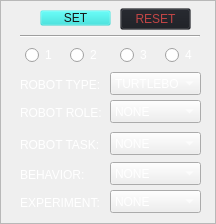
   <widget class="QFrame" name="robotSelectionBase">
    <property name="geometry">
     <rect>
      <x>1063</x>
      <y>235</y>
      <width>216</width>
      <height>224</height>
     </rect>
    </property>
    <property name="frameShape">
     <enum>QFrame::StyledPanel</enum>
    </property>
    <property name="frameShadow">
     <enum>QFrame::Raised</enum>
    </property>
    <widget class="QLabel" name="robot_Selection_TypeLabel">
     <property name="geometry">
      <rect>
       <x>20</x>
       <y>74</y>
       <width>91</width>
       <height>21</height>
      </rect>
     </property>
     <property name="styleSheet">
      <string notr="true">color: white;</string>
     </property>
     <property name="text">
      <string>ROBOT TYPE:</string>
     </property>
    </widget>
    <widget class="QComboBox" name="robot_Selection_Type">
     <property name="geometry">
      <rect>
       <x>110</x>
       <y>72</y>
       <width>91</width>
       <height>23</height>
      </rect>
     </property>
     <property name="styleSheet">
      <string notr="true">color: white;
font: 8pt &quot;Sans Serif&quot;;</string>
     </property>
     <item>
      <property name="text">
       <string>TURTLEBOT</string>
      </property>
     </item>
     <item>
      <property name="text">
       <string>AERIAL</string>
      </property>
     </item>
    </widget>
    <widget class="QComboBox" name="robot_Selection_Role">
     <property name="geometry">
      <rect>
       <x>110</x>
       <y>100</y>
       <width>91</width>
       <height>23</height>
      </rect>
     </property>
     <property name="styleSheet">
      <string notr="true">color: white;
font: 8pt &quot;Sans Serif&quot;;</string>
     </property>
     <item>
      <property name="text">
       <string>NONE</string>
      </property>
     </item>
     <item>
      <property name="text">
       <string>ROLE 1</string>
      </property>
     </item>
     <item>
      <property name="text">
       <string>ROLE 2</string>
      </property>
     </item>
    </widget>
    <widget class="QLabel" name="robot_Selection_RoleLabel">
     <property name="geometry">
      <rect>
       <x>20</x>
       <y>102</y>
       <width>91</width>
       <height>21</height>
      </rect>
     </property>
     <property name="styleSheet">
      <string notr="true">color: white;</string>
     </property>
     <property name="text">
      <string>ROBOT ROLE:</string>
     </property>
    </widget>
    <widget class="QLabel" name="robot_Selection_TaskLabel">
     <property name="geometry">
      <rect>
       <x>20</x>
       <y>134</y>
       <width>91</width>
       <height>21</height>
      </rect>
     </property>
     <property name="styleSheet">
      <string notr="true">color: white;</string>
     </property>
     <property name="text">
      <string>ROBOT TASK:</string>
     </property>
    </widget>
    <widget class="QComboBox" name="robot_Selection_Task">
     <property name="geometry">
      <rect>
       <x>110</x>
       <y>132</y>
       <width>91</width>
       <height>23</height>
      </rect>
     </property>
     <property name="styleSheet">
      <string notr="true">color: white;
font: 8pt &quot;Sans Serif&quot;;</string>
     </property>
     <item>
      <property name="text">
       <string>NONE</string>
      </property>
     </item>
     <item>
      <property name="text">
       <string>TASK 1</string>
      </property>
     </item>
     <item>
      <property name="text">
       <string>TASK 2</string>
      </property>
     </item>
    </widget>
    <widget class="QLabel" name="robot_Selection_BehaviorLabel">
     <property name="geometry">
      <rect>
       <x>20</x>
       <y>164</y>
       <width>91</width>
       <height>21</height>
      </rect>
     </property>
     <property name="styleSheet">
      <string notr="true">color: white;</string>
     </property>
     <property name="text">
      <string>BEHAVIOR:</string>
     </property>
    </widget>
    <widget class="QComboBox" name="robot_Selection_Behavior">
     <property name="geometry">
      <rect>
       <x>110</x>
       <y>162</y>
       <width>91</width>
       <height>23</height>
      </rect>
     </property>
     <property name="styleSheet">
      <string notr="true">color: white;
font: 8pt &quot;Sans Serif&quot;;</string>
     </property>
     <item>
      <property name="text">
       <string>NONE</string>
      </property>
     </item>
     <item>
      <property name="text">
       <string>TASK 1</string>
      </property>
     </item>
     <item>
      <property name="text">
       <string>TASK 2</string>
      </property>
     </item>
    </widget>
    <widget class="QComboBox" name="robot_Selection_Experiment">
     <property name="geometry">
      <rect>
       <x>110</x>
       <y>190</y>
       <width>91</width>
       <height>23</height>
      </rect>
     </property>
     <property name="styleSheet">
      <string notr="true">color: white;
font: 8pt &quot;Sans Serif&quot;;</string>
     </property>
     <item>
      <property name="text">
       <string>NONE</string>
      </property>
     </item>
     <item>
      <property name="text">
       <string>TASK 1</string>
      </property>
     </item>
     <item>
      <property name="text">
       <string>TASK 2</string>
      </property>
     </item>
    </widget>
    <widget class="QLabel" name="robot_Selection_ExpLabel">
     <property name="geometry">
      <rect>
       <x>20</x>
       <y>192</y>
       <width>91</width>
       <height>21</height>
      </rect>
     </property>
     <property name="styleSheet">
      <string notr="true">color: white;</string>
     </property>
     <property name="text">
      <string>EXPERIMENT:</string>
     </property>
    </widget>
    <widget class="QPushButton" name="set_Selection_Values">
     <property name="geometry">
      <rect>
       <x>40</x>
       <y>10</y>
       <width>71</width>
       <height>16</height>
      </rect>
     </property>
     <property name="styleSheet">
      <string notr="true">background: rgba(29, 222, 216, 0.1);
color: rgb(22, 22, 22);
font: 7pt &quot;Khmer OS&quot;;</string>
     </property>
     <property name="text">
      <string>SET</string>
     </property>
    </widget>
    <widget class="QPushButton" name="reset_Selection_Values">
     <property name="geometry">
      <rect>
       <x>120</x>
       <y>8</y>
       <width>71</width>
       <height>22</height>
      </rect>
     </property>
     <property name="styleSheet">
      <string notr="true">color: rgb(193, 69, 69);
font: 7pt &quot;Khmer OS&quot;;
background: rgba(25, 27, 33, 0.2);</string>
     </property>
     <property name="text">
      <string>RESET</string>
     </property>
    </widget>
    <widget class="Line" name="robot_Selection_InternalLine">
     <property name="geometry">
      <rect>
       <x>20</x>
       <y>35</y>
       <width>180</width>
       <height>3</height>
      </rect>
     </property>
     <property name="orientation">
      <enum>Qt::Horizontal</enum>
     </property>
    </widget>
    <widget class="QRadioButton" name="robot_TB1_Selection">
     <property name="geometry">
      <rect>
       <x>25</x>
       <y>45</y>
       <width>40</width>
       <height>20</height>
      </rect>
     </property>
     <property name="styleSheet">
      <string notr="true">color: white;</string>
     </property>
     <property name="text">
      <string>1</string>
     </property>
    </widget>
    <widget class="QRadioButton" name="robot_TB2_Selection">
     <property name="geometry">
      <rect>
       <x>70</x>
       <y>45</y>
       <width>40</width>
       <height>20</height>
      </rect>
     </property>
     <property name="styleSheet">
      <string notr="true">color: white;</string>
     </property>
     <property name="text">
      <string>2</string>
     </property>
    </widget>
    <widget class="QRadioButton" name="robot_TB4_Selection">
     <property name="geometry">
      <rect>
       <x>165</x>
       <y>45</y>
       <width>40</width>
       <height>20</height>
      </rect>
     </property>
     <property name="styleSheet">
      <string notr="true">color: white;</string>
     </property>
     <property name="text">
      <string>4</string>
     </property>
    </widget>
    <widget class="QRadioButton" name="robot_TB3_Selection">
     <property name="geometry">
      <rect>
       <x>120</x>
       <y>45</y>
       <width>41</width>
       <height>20</height>
      </rect>
     </property>
     <property name="styleSheet">
      <string notr="true">color: white;</string>
     </property>
     <property name="text">
      <string>3</string>
     </property>
    </widget>
   </widget>
